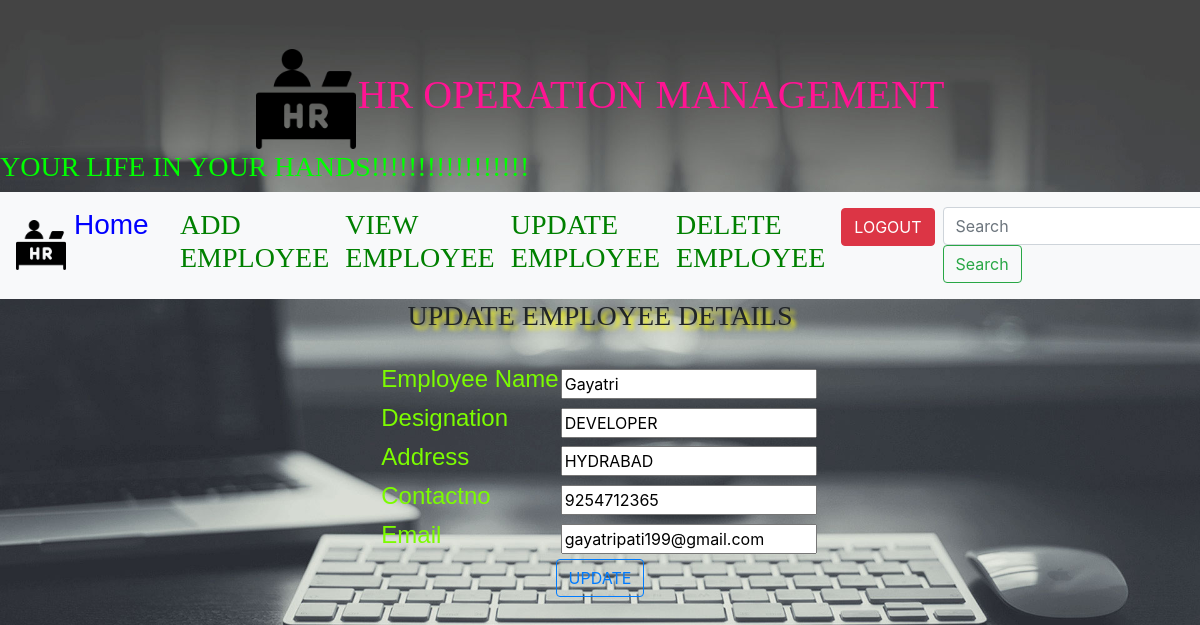
The app's page /update_employee/1 with its own data.
### app/models.py (models this page shows, shortened)
class Adminmodel(models.Model):
    Employee_Name=models.CharField(max_length=30)
    Password=models.IntegerField()
    Designation=models.CharField(max_length=20)
    Address=models.CharField(max_length=40)
    contactno=models.IntegerField(unique=True)
    Email=models.EmailField()

### app/views.py (the view)
# urls.py: path('update_employee/<int:pk>',views.update_employee.as_view(),name='update_employee'),
class update_employee(UpdateView):
    model = Adminmodel
    template_name = 'admin/update_employee.html'
    fields = "__all__"
    success_url = '/modify_employee/'

### templates/admin/update_employee.html (shortened to what this page needs)
<!doctype html>
{% load static %}
<html lang="en">
  <head>
    <link rel="stylesheet" href="https://stackpath.bootstrapcdn.com/bootstrap/4.4.1/css/bootstrap.min.css">
<link rel="stylesheet" href="{% static 'css/index.css' %}">
  </head>
  <body>
    <br>
  <table align="center"><tr>
      <th><img src="{% static 'images/hr logo.png' %}" width="100" height="100"> </th><br>
      <th>
  <h1 align="center" style="font-family: Algerian;color:deeppink">HR OPERATION MANAGEMENT</h1>
          </th>
  </tr></table>
  <marquee><h3 style="font-family: Algerian;color: lime"> YOUR LIFE IN YOUR HANDS!!!!!!!!!!!!!!!!!</h3></marquee>
    {% include 'admin/admin_menu.html' %}
    <h3 align="center" style="font-family: Algerian;text-shadow: 4px 4px 4px yellow">UPDATE EMPLOYEE DETAILS</h3>
    <br>
    <form method="post">
   <table align="center" border="0">
       <tr>
           <th><h4 style="font-family: Arial;color: lawngreen"> {{ form.Employee_Name.label }}</h4></th>
           <th>{{ form.Employee_Name }}</th>
           <th>{{ form.Employee_Name.errors }}</th>
       </tr>
       <tr>
           <th><h4 style="font-family: Arial;color: lawngreen">{{ form.Designation.label }}</h4></th>
           <th>{{ form.Designation }}</th>
           <th>{{ form.Designation.errors }}</th>
       </tr>
       <tr>
           <th><h4 style="font-family: Arial;color: lawngreen">{{ form.Address.label }}</h4></th>
           <th>{{ form.Address }}</th>
           <th>{{ form.Address.errors }}</th>
       </tr>
       <tr>
           <th><h4 style="font-family: Arial;color:lawngreen ">{{ form.contactno.label }}</h4></th>
           <th>{{ form.contactno }}</th>
           <th>{{ form.contactno.errors }}</th>
       </tr>
       <tr>
           <th><h4 style="font-family: Arial;color:lawngreen">{{ form.Email.label }}</h4></th>
           <th>{{ form.Email }}</th>
           <th>{{ form.Email.errors }}</th>
       </tr>
       <tr>
           <th colspan="3" style="text-align: center"><button type="submit" class="btn btn-outline-primary">UPDATE</button></th>
       </tr>
   </table>
    </form>
  </body>
</html>

### app/static/css/index.css (style rules this page uses)
body { background-image: url("../images/hr back5.jpg"); background-size:100%; }

### records on screen
Adminmodel: Employee_Name "Gayatri", Designation "DEVELOPER", Address "HYDRABAD", contactno "9254712365", Email "gayatripati199@gmail.com"
